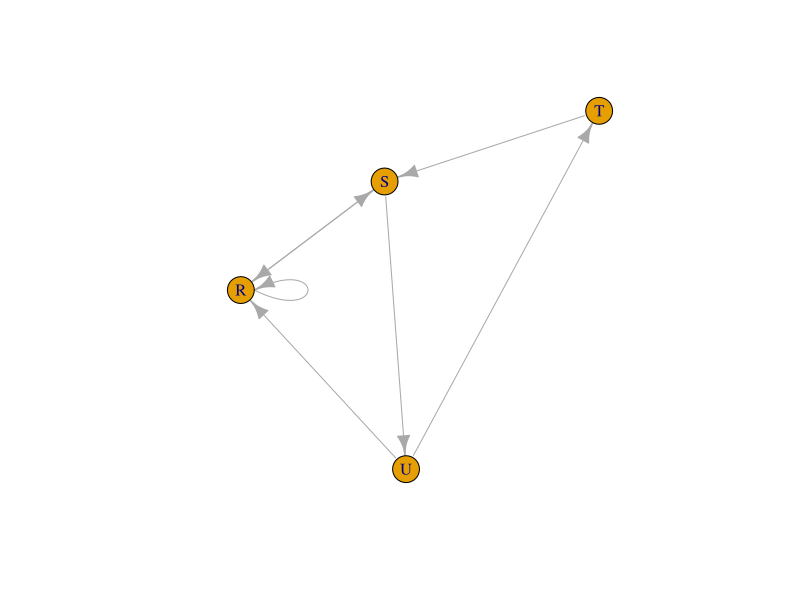
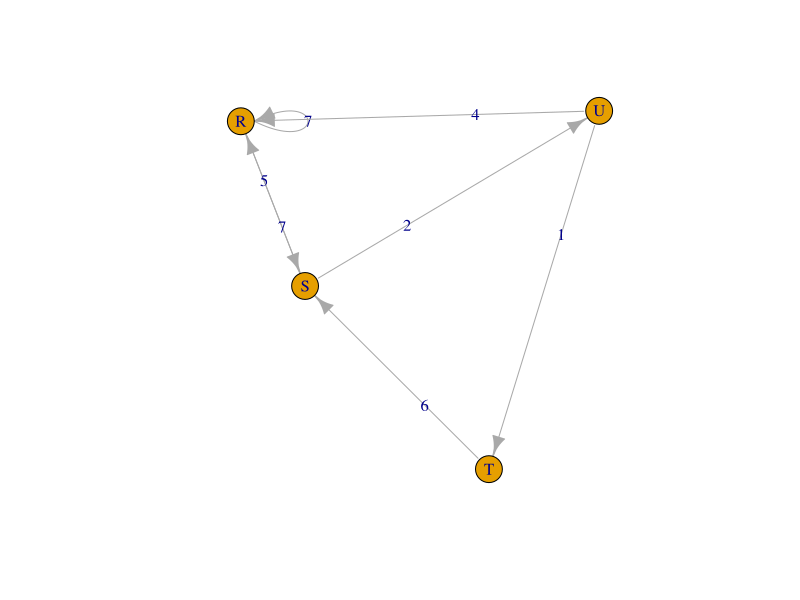
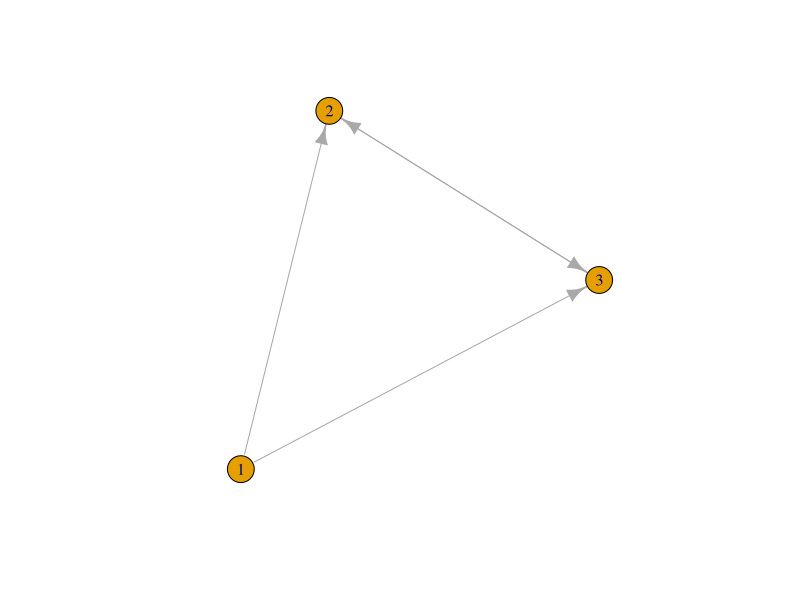

Write R code to recreate these figures, in order.
#(i)Length of the shortest path from a given node to another node
library(igraph)
matt<-as.matrix(read.table(text=
                             "node R S T U
                           R 7 5 0 0
                           S 7 0 0 2
                           T 0 6 0 0
                           U 4 0 1 0",header=T))
nms<-matt[,1]
matt<-matt[,-1]
colnames(matt)<-rownames(matt)<-nms
matt[is.na(matt)]<-0
g<-graph.adjacency(matt,weighted=TRUE)
plot(g)
s.paths<-shortest.paths(g,algorithm="dijkstra")
print(s.paths)
shortest.paths(g,v="R", to="S")
plot(g,edge.label=E(g)$weight)
#(ii)	the density of the graph
library(igraph)
dg <- graph.formula(1-+2, 1-+3, 2++3)
plot(dg)
graph.density(dg, loops=TRUE)
#Without considering loops
graph.density(simplify(dg), loops=FALSE)

